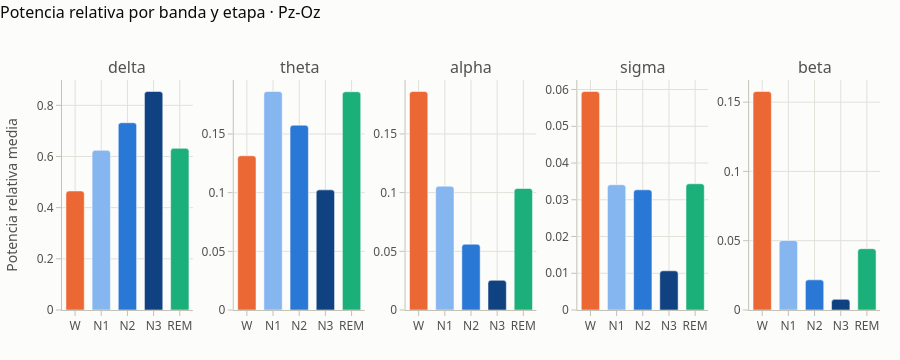

The notebook cell this image was saved under:
### Markdown cell above
**¿Qué bandas dominan cada etapa? (canal posterior, donde el alfa de vigilia es más visible)**

### Code cell
rel = queries.run_query("relative_band_power_by_stage")
plots.band_power_by_stage(rel, "Pz-Oz").show()

### Figure 1 — Plotly figure (JSON) as saved in the notebook; plotly's stock layout.template omitted (floating-point values rounded to 4 significant figures)
{"data": [{"hovertemplate": "delta · %{x}<br>%{y:.3f}<extra></extra>", "marker": {"color": ["#eb6834", "#86b6ef", "#2a78d6", "#104281", "#1baf7a"], "cornerradius": 3}, "showlegend": false, "type": "bar", "x": ["W", "N1", "N2", "N3", "REM"], "xaxis": "x", "y": [0.4653, 0.624, 0.732, 0.854, 0.6319], "yaxis": "y"}, {"hovertemplate": "theta · %{x}<br>%{y:.3f}<extra></extra>", "marker": {"color": ["#eb6834", "#86b6ef", "#2a78d6", "#104281", "#1baf7a"], "cornerradius": 3}, "showlegend": false, "type": "bar", "x": ["W", "N1", "N2", "N3", "REM"], "xaxis": "x2", "y": [0.1314, 0.1862, 0.1575, 0.1024, 0.186], "yaxis": "y2"}, {"hovertemplate": "alpha · %{x}<br>%{y:.3f}<extra></extra>", "marker": {"color": ["#eb6834", "#86b6ef", "#2a78d6", "#104281", "#1baf7a"], "cornerradius": 3}, "showlegend": false, "type": "bar", "x": ["W", "N1", "N2", "N3", "REM"], "xaxis": "x3", "y": [0.1862, 0.1055, 0.05607, 0.02529, 0.1036], "yaxis": "y3"}, {"hovertemplate": "sigma · %{x}<br>%{y:.3f}<extra></extra>", "marker": {"color": ["#eb6834", "#86b6ef", "#2a78d6", "#104281", "#1baf7a"], "cornerradius": 3}, "showlegend": false, "type": "bar", "x": ["W", "N1", "N2", "N3", "REM"], "xaxis": "x4", "y": [0.05946, 0.0341, 0.03271, 0.01066, 0.03435], "yaxis": "y4"}, {"hovertemplate": "beta · %{x}<br>%{y:.3f}<extra></extra>", "marker": {"color": ["#eb6834", "#86b6ef", "#2a78d6", "#104281", "#1baf7a"], "cornerradius": 3}, "showlegend": false, "type": "bar", "x": ["W", "N1", "N2", "N3", "REM"], "xaxis": "x5", "y": [0.1577, 0.05014, 0.02177, 0.007669, 0.04424], "yaxis": "y5"}], "layout": {"annotations": [{"font": {"size": 16}, "showarrow": false, "text": "delta", "x": 0.08, "xanchor": "center", "xref": "paper", "y": 1.0, "yanchor": "bottom", "yref": "paper"}, {"font": {"size": 16}, "showarrow": false, "text": "theta", "x": 0.29, "xanchor": "center", "xref": "paper", "y": 1.0, "yanchor": "bottom", "yref": "paper"}, {"font": {"size": 16}, "showarrow": false, "text": "alpha", "x": 0.5, "xanchor": "center", "xref": "paper", "y": 1.0, "yanchor": "bottom", "yref": "paper"}, {"font": {"size": 16}, "showarrow": false, "text": "sigma", "x": 0.71, "xanchor": "center", "xref": "paper", "y": 1.0, "yanchor": "bottom", "yref": "paper"}, {"font": {"size": 16}, "showarrow": false, "text": "beta", "x": 0.92, "xanchor": "center", "xref": "paper", "y": 1.0, "yanchor": "bottom", "yref": "paper"}], "bargap": 0.3, "font": {"color": "#52514e", "family": "system-ui, -apple-system, \"Segoe UI\", sans-serif", "size": 12}, "height": 360, "hoverlabel": {"bgcolor": "white", "font": {"color": "#0b0b0b"}}, "legend": {"orientation": "h", "title": {"text": ""}, "x": 0, "xanchor": "left", "y": 1.02, "yanchor": "bottom"}, "margin": {"b": 50, "l": 60, "r": 20, "t": 80}, "paper_bgcolor": "#fcfcfb", "plot_bgcolor": "#fcfcfb", "title": {"font": {"color": "#0b0b0b", "size": 16}, "text": "Potencia relativa por banda y etapa · Pz-Oz", "x": 0, "xanchor": "left", "y": 0.98, "yanchor": "top"}, "xaxis": {"anchor": "y", "domain": [0.0, 0.16], "gridcolor": "#e1e0d9", "linecolor": "#c3c2b7", "tickcolor": "#c3c2b7", "ticks": "outside", "zeroline": false}, "xaxis2": {"anchor": "y2", "domain": [0.21, 0.37], "gridcolor": "#e1e0d9", "linecolor": "#c3c2b7", "tickcolor": "#c3c2b7", "ticks": "outside", "zeroline": false}, "xaxis3": {"anchor": "y3", "domain": [0.42, 0.58], "gridcolor": "#e1e0d9", "linecolor": "#c3c2b7", "tickcolor": "#c3c2b7", "ticks": "outside", "zeroline": false}, "xaxis4": {"anchor": "y4", "domain": [0.63, 0.79], "gridcolor": "#e1e0d9", "linecolor": "#c3c2b7", "tickcolor": "#c3c2b7", "ticks": "outside", "zeroline": false}, "xaxis5": {"anchor": "y5", "domain": [0.84, 1.0], "gridcolor": "#e1e0d9", "linecolor": "#c3c2b7", "tickcolor": "#c3c2b7", "ticks": "outside", "zeroline": false}, "yaxis": {"anchor": "x", "domain": [0.0, 1.0], "gridcolor": "#e1e0d9", "linecolor": "#c3c2b7", "tickcolor": "#c3c2b7", "ticks": "outside", "title": {"text": "Potencia relativa media"}, "zeroline": false}, "yaxis2": {"anchor": "x2", "domain": [0.0, 1.0], "gridcolor": "#e1e0d9", "linecolor": "#c3c2b7", "tickcolor": "#c3c2b7", "ticks": "outside", "zeroline": false}, "yaxis3": {"anchor": "x3", "domain": [0.0, 1.0], "gridcolor": "#e1e0d9", "linecolor": "#c3c2b7", "tickcolor": "#c3c2b7", "ticks": "outside", "zeroline": false}, "yaxis4": {"anchor": "x4", "domain": [0.0, 1.0], "gridcolor": "#e1e0d9", "linecolor": "#c3c2b7", "tickcolor": "#c3c2b7", "ticks": "outside", "zeroline": false}, "yaxis5": {"anchor": "x5", "domain": [0.0, 1.0], "gridcolor": "#e1e0d9", "linecolor": "#c3c2b7", "tickcolor": "#c3c2b7", "ticks": "outside", "zeroline": false}}}
